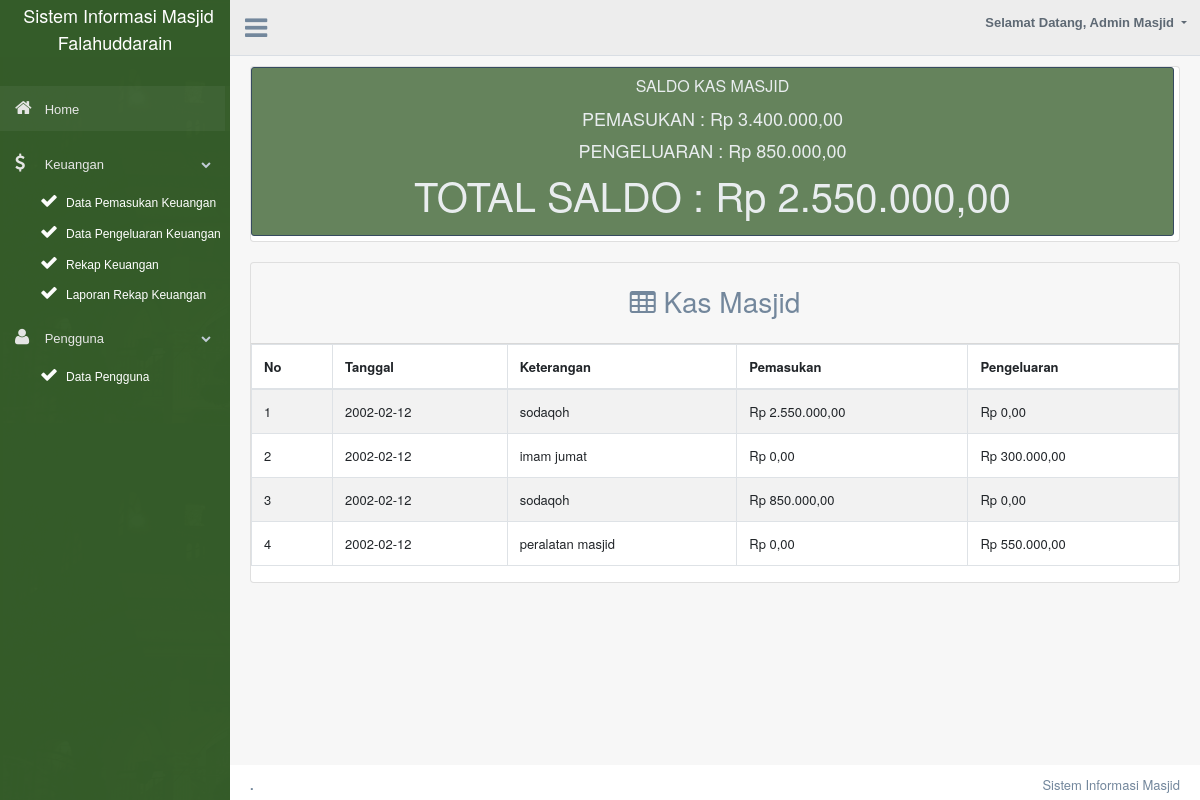
Page /index.php?page=tampil3 (signed in) on the committed database.
### tables this page shows
CREATE TABLE `keuangan` (
  `id_km` int(11) NOT NULL,
  `tanggal` date NOT NULL,
  `keterangan` varchar(50) NOT NULL,
  `masuk` int(50) NOT NULL,
  `keluar` int(50) NOT NULL,
  `jenis` enum('masuk','keluar') NOT NULL
);

### rupiah.php (called while the page is built)
<?php
function rupiah($angka){
	$hasil_rupiah = "Rp " . number_format($angka,2,',','.');
	return $hasil_rupiah;
}

### tampil3.php (the view, shortened to what this page needs)
<?php
include('config.php');
include ("rupiah.php");
?>
	<div class="card card-info" style="margin-top:20px">
	<button class="btn btn-dark right">SALDO KAS MASJID
	<?php
    $sql = mysqli_query($koneksi,"SELECT SUM(masuk) as tot_masuk  from keuangan where jenis='masuk'");
    while($data = mysqli_fetch_assoc($sql)) {
    	$masuk=$data['tot_masuk'];
    	  }
?>
<?php
  $sql = mysqli_query($koneksi,"SELECT SUM(keluar) as tot_keluar  from keuangan where jenis='Keluar'");
  while ($data= $sql->fetch_assoc()) {
    $keluar=$data['tot_keluar'];
  }
?>
<?php
$saldo= $masuk-$keluar;
?>
	<h2>PEMASUKAN :
		<?php echo rupiah($masuk); ?></h2>
		<h2>PENGELUARAN :
		<?php echo rupiah($keluar); ?></h2>
		<h1>TOTAL SALDO :
		<?php echo rupiah($saldo); ?></h1>
</button>
</div>
	<div class="card card-info" style="margin-top:20px">
		<div class="card-header">
		<h3 class="card-title">
			<center><i class="fa fa-table"></i> Kas Masjid </h3></center>
	</div>
		<div class="table-responsive">
		<table class="table table-bordered table-striped">
			<thead>
				<tr>
					<th>No</th>
					<th>Tanggal </th>
					<th>Keterangan</th>
					<th>Pemasukan</th>
					<th>Pengeluaran</th>
				</tr>
			</thead>
			<tbody>
				<?php
				$sql = mysqli_query($koneksi, "SELECT * FROM keuangan ORDER BY id_km ASC") or die(mysqli_error($koneksi));
				if(mysqli_num_rows($sql) > 0){
					$no = 1;
					while($data = mysqli_fetch_assoc($sql)){
						echo '
						<tr>
							<td>'.$no.'</td>
							<td>'.$data['tanggal'].'</td>
							<td>'.$data['keterangan'].'</td>
							<td>'.rupiah($data['masuk']).'</td>
							<td>'.rupiah($data['keluar']).'</td>
						</tr>
						';
						$no++;
					}
				}else{
					echo '
					<tr>
						<td colspan="6">Tidak ada data.</td>
					</tr>
					';
				}
				?>
		</table>
	</div>
	</div>

### index.php (shortened to what this page needs)
<?php
if (isset($_SESSION["ses_username"]) == "") {
  header("location: login.php");
} else {
  $data_level = $_SESSION["ses_level"];
}
include "config.php";
?>
<!DOCTYPE html>
<html lang="en">
<head>
  <link href="assets/bootstrap/dist/css/bootstrap.min.css" rel="stylesheet">
  <link href="assets/font-awesome/css/font-awesome.min.css" rel="stylesheet">
  <link href="assets/nprogress/nprogress.css" rel="stylesheet">
  <link href="assets/iCheck/skins/flat/green.css" rel="stylesheet">
  <link href="assets/bootstrap-progressbar/css/bootstrap-progressbar-3.3.4.min.css" rel="stylesheet">
  <link href="assets/css/custom.min.css" rel="stylesheet">
  <link href="assets/css/new.css" rel="stylesheet">
</head>
<body style="background-image: url(assets/images/1.png);">
<body class="nav-md">
  <div class="container body">
    <div class="main_container">
      <div class="col-md-3 left_col">
        <div class="left_col scroll-view">
          <div class="navbar nav_title" style="border: 0;">
            <center>
              &nbsp; <a href="index.php" style="color:#fff;"><span>
                  <font size="4.95" color="white" face="Helvetica Neue">Sistem Informasi Masjid Falahuddarain</font>
                </span></a>
            </center>
          </div>
          <div class="clearfix"></div>
          <br />
          <?php
          if ($data_level == "Administrator") {
          ?>
            <div id="sidebar-menu" class="main_menu_side hidden-print main_menu">
              <div class="menu_section">
                <ul class="nav side-menu">
                  <li><a href="index.php"><i class="fa fa-home"></i> Home <span class="fa fa-chevron"></span></a>
                  </li>
                  <li><a><i class="fa fa-dollar"></i> Keuangan <span class="fa fa-chevron-down"></span></a>
                    <ul class="list">
                      <li>
                        <a href="index.php?page=tampil1" class="text"><i class="fa fa-check"></i>Data Pemasukan Keuangan</a>
                    </li>
                      <li>
                        <a href="index.php?page=tampil2" class="text"><i class="fa fa-check"></i>Data Pengeluaran Keuangan</a>
                      </li>
                      <li>
                        <a href="index.php?page=tampil3" class="text"><i class="fa fa-check"></i>Rekap Keuangan</a>
                      </li>
                      <li>
                        <a href="index.php?page=laporan" class="text"><i class="fa fa-check"></i>Laporan Rekap Keuangan</a>
                      </li>
                    </ul>
                  </li>
                  <li><a><i class="fa fa-user"></i> Pengguna <span class="fa fa-chevron-down"></span></a>
                    <ul class="list">
                      <li><a href="index.php?page=tampil4" class="text"><i class="fa fa-check"></i>Data Pengguna</a>
                    </li>
                  </li>
                </ul>
              </div>
            </div>
        </div>
      </div>
<?php
          }
?>
<div class="top_nav">
  <div class="nav_menu">
    <div class="nav toggle">
      <a id="menu_toggle"><i class="fa fa-bars"></i></a>
    </div>
    <nav class="nav navbar-nav">
      <ul class=" navbar-right">
        <li class="nav-item dropdown open">
          <a href="#" class="user-profile dropdown-toggle" aria-haspopup="true" id="navbarDropdown" data-toggle="dropdown" aria-expanded="false">
            <b> Selamat Datang, <?php echo $_SESSION['ses_nama']  ?></b>
          </a>
        </li>
      </ul>
    </nav>
  </div>
</div>
<div class="right_col" role="main">
  <?php
  $queries = array();
  parse_str($_SERVER['QUERY_STRING'], $queries);
  switch ($queries['page']) {
    case 'tampil3':
      include 'tampil3.php';
      break;
  }
  ?>
</div>
<footer class="main-footer">
  <div class="float-right d-none d-sm-block">
    Sistem Informasi Masjid
  </div>
  <strong><a></a>.</strong>
</footer>
</div>
</div>
</body>
</html>

### assets/css/new.css (style rules this page uses)
.left_col { background-color: #355c2ac2; }
.body { background: #355c2ac2; }
.nav.side-menu>li.current-page, .nav.side-menu>li.active { border-right: 5px solid #355c2ac2; }
.nav_title { background: #355c2ac2; }
.list { font-size: 12px; list-style: none; }
.text { color:white; }
li { margin-bottom: 10px; font-family: sans-serif; }
.btn-dark { background-color: #355c2ac2; }

### rows in the picture
keuangan: tanggal "2002-02-12", keterangan "sodaqoh", masuk "Rp 2.550.000,00", keluar "Rp 0,00"
keuangan: tanggal "2002-02-12", keterangan "imam jumat", masuk "Rp 0,00", keluar "Rp 300.000,00"
keuangan: tanggal "2002-02-12", keterangan "sodaqoh", masuk "Rp 850.000,00", keluar "Rp 0,00"
keuangan: tanggal "2002-02-12", keterangan "peralatan masjid", masuk "Rp 0,00", keluar "Rp 550.000,00"

### other values in the picture
$_SESSION['ses_nama'] "Admin Masjid"
rupiah($masuk) "Rp 3.400.000,00"
rupiah($keluar) "Rp 850.000,00"
rupiah($saldo) "Rp 2.550.000,00"
